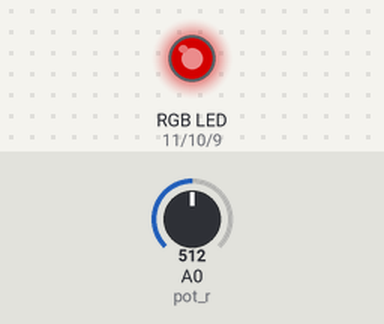
The sketch below on a simulated Arduino Uno, built with avr-gcc and run on an emulated ATmega328P. Shown: an RGB LED mixed from three pins (HIGH = lit). The inputs (shaded band) are chosen by the test bench; at power-on: A0 (pot_r) = 512. Dim RGB values are drawn brighter than linear.

Above: at 1.2 s.
1.3 s: A0 (pot_r) set to 716
At 2.3 s:
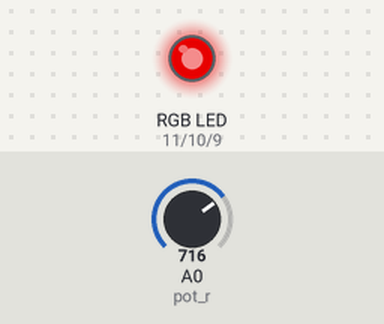
2.8 s: A0 (pot_r) set to 900
At 3.4 s:
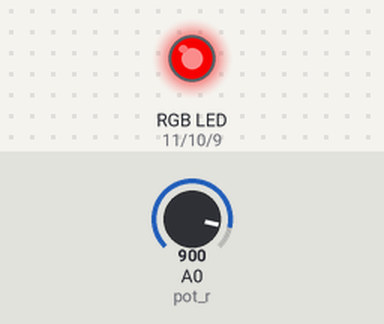
4.3 s: A0 (pot_r) set to 122
At 5.5 s:
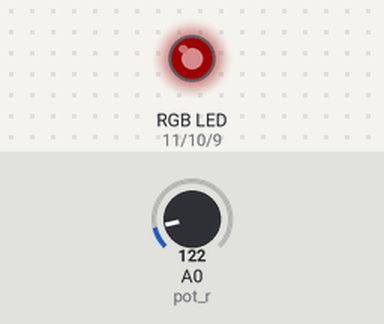
5.8 s: A0 (pot_r) set to 0
At 6.9 s:
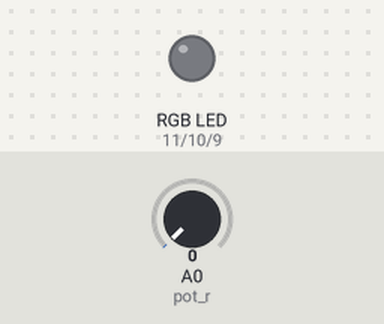
7.3 s: A0 (pot_r) set to 511
At 8.0 s:
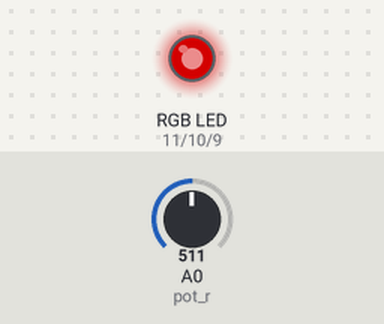
Timing chart, 0 to 9.8 s (numbered marks = the images above; inputs shaded):
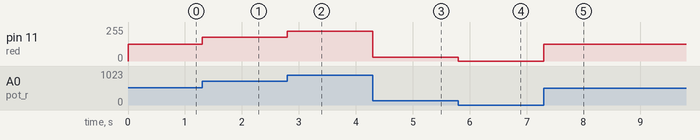

Measured:
- after the input at 1.3 s, pin 11 (red): 127/255 → 178/255 at once
- after the input at 2.8 s, pin 11 (red): 178/255 → 224/255 at once
- after the input at 4.3 s, pin 11 (red): 224/255 → 30/255 at once
- after the input at 5.8 s, pin 11 (red): 30/255 → 0/255 at once
- after the input at 7.3 s, pin 11 (red): 0/255 → 127/255 at once

The sketch:

7_RGBLedControllerPot.ino
```cpp
// Tek potansiyometre olduğundan 3 kontrollü RGB yapılamadı.
// Pot alınca Ders 8'e tekrar bak.

#define red 11
#define green 10
#define blue 9

#define pot_r A0

void setup() {

pinMode(red,OUTPUT);
pinMode(green,OUTPUT);
pinMode(blue,OUTPUT);


}

void loop() {

  int red_value = analogRead(pot_r);


  red_value=map(red_value, 0,1023, 0,255);

  analogWrite(red,red_value);


}
```
